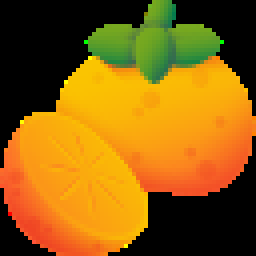
#> input picture 3-Histogram eşitleme/nature.png, 64 x 64 px (shown 4 times larger)
$ python main.py
#> lines starting #> are read from the running program, lines starting #| are printed output that depends on the picture
import cv2
import numpy as np

def convertGray(image):
    # Convert the image to grayscale using cv2.cvtColor
    gray_image = cv2.cvtColor(image, cv2.COLOR_BGR2GRAY)
    return gray_image

def getHistogram(image):
    resultArray = np.zeros(256)
    for i in range(image.shape[0]):
        for j in range(image.shape[1]):
            resultArray[image[i, j]] += 1
    return resultArray

def syncHistogram(histogramArray, imageSize, L):
    newValues = np.zeros(len(histogramArray))
    newValues[0] = histogramArray[0]
    for i in range(1, len(newValues)):
        newValues[i] = int(histogramArray[i]) + int(newValues[i - 1])
    for i in range(newValues.shape[0]):
        newValues[i] = round(((newValues[i] - min(histogramArray)) / (imageSize - min(histogramArray))) * (2**L - 1))
    return newValues

def syncImageHistogram(image, newValues):
    resultImage = np.zeros((image.shape[0], image.shape[1], 1), dtype=np.uint8)
    for i in range(resultImage.shape[0]):
        for j in range(resultImage.shape[1]):
            resultImage[i, j] = newValues[image[i, j]]
    return resultImage

image = cv2.imread('nature.png')
#> image is the input picture: shape (64, 64, 3); mean B, G, R 14.3, 95.6, 141.1
image = convertGray(image)
#> in convertGray, `gray_image = cv2.cvtColor(image, cv2.COLOR_BGR2GRAY)`:
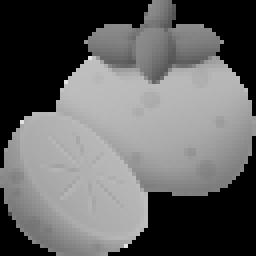
#> gray_image: shape (64, 64) (shown 4 times larger); min 0, max 226, mean 99.9
histogramArray = getHistogram(image)
#> histogramArray = 256 values, max 1526 at index 0, min 0 at index 1, mean 16

newValues = syncHistogram(histogramArray, image.shape[0] * image.shape[1], 8)
#> in syncHistogram, `newValues = np.zeros(len(histogramArray))`: newValues = 256 values from 0 to 0
#> after the loop in syncHistogram, `for i in range(1, len(newValues)):`: newValues = 256 values from 1526 to 4096
#> after the loop in syncHistogram, `for i in range(newValues.shape[0]):`: newValues = 256 values from 95 to 255
#> newValues = 256 values from 95 to 255
hstImage = syncImageHistogram(image, newValues)
#> after the loop in syncImageHistogram, `for i in range(resultImage.shape[0]):`:
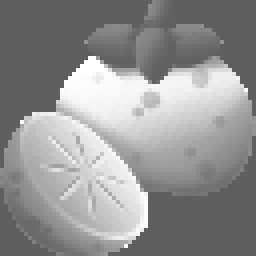
#> resultImage: shape (64, 64, 1) (shown 4 times larger); min 95, max 255, mean 146.1
cv2.imshow("Histogram Image", hstImage)
cv2.waitKey(0)
